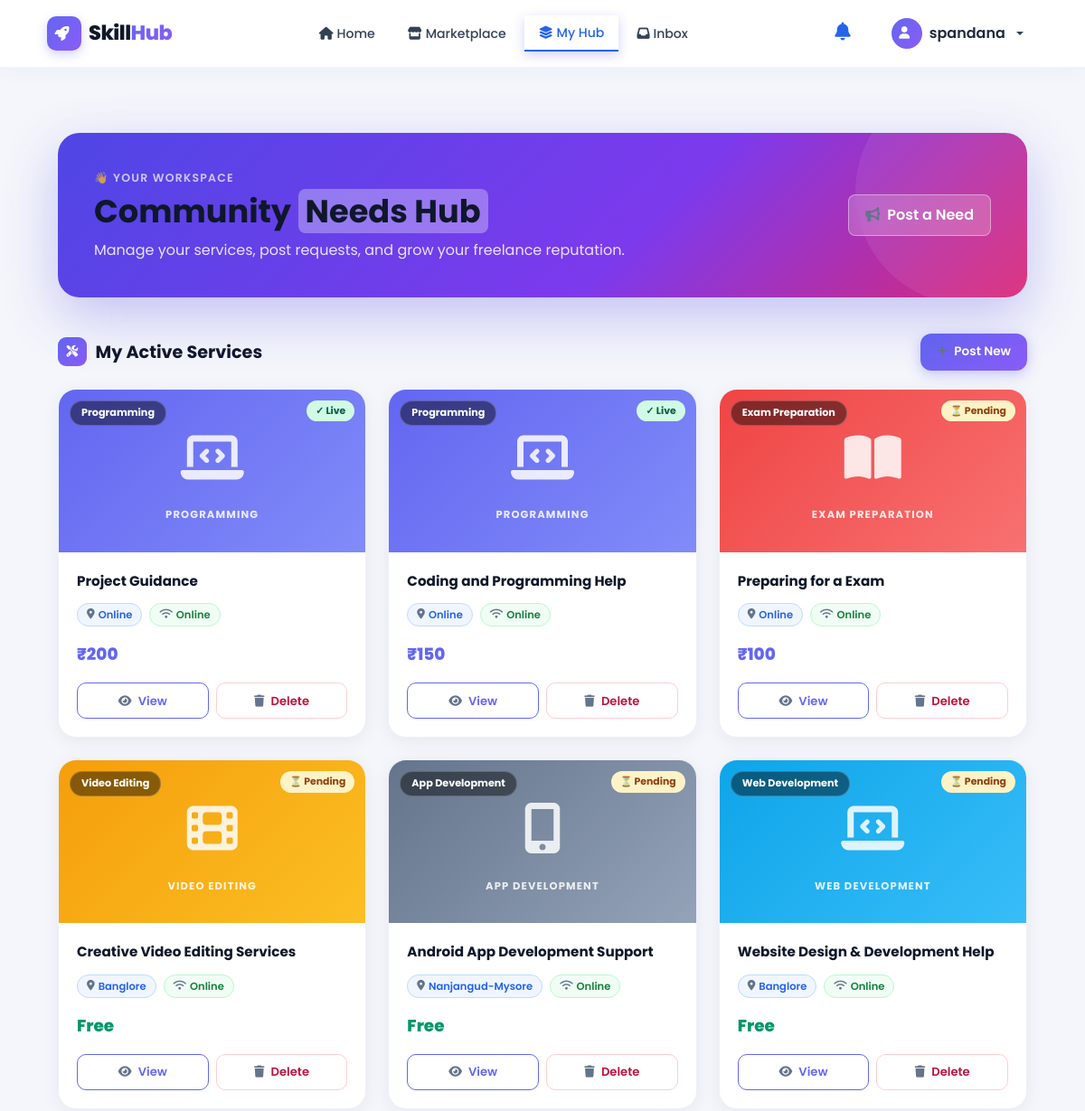
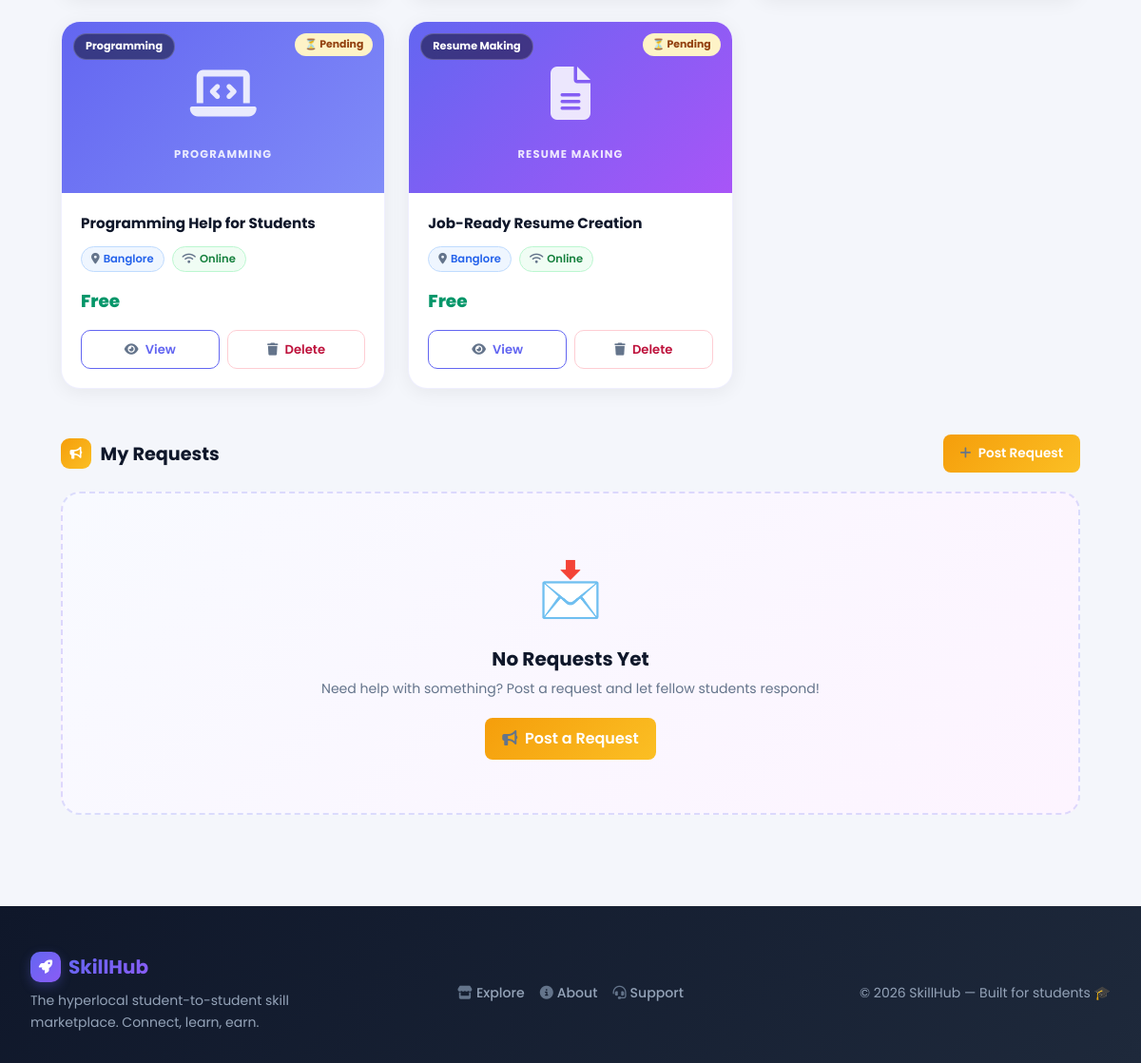
/hub/ (signed in), run on the app's committed database (2 pictures, top to bottom).
### skills/models.py (models this page shows, shortened)
class Service(models.Model):
    user = models.ForeignKey(User, on_delete=models.CASCADE, related_name='services')
    title = models.CharField(max_length=200)
    description = models.TextField()
    category = models.CharField(max_length=50, choices=CATEGORY_CHOICES)
    image = models.ImageField(upload_to='service_images/', blank=True, null=True)
    payment_type = models.CharField(max_length=20, choices=PAYMENT_TYPE_CHOICES)
    price = models.DecimalField(max_digits=10, decimal_places=2, null=True, blank=True)
    location = models.CharField(max_length=100, choices=LOCATION_CHOICES, help_text="City where this service is available")
    service_type = models.CharField(max_length=20, choices=SERVICE_TYPE_CHOICES, default='Online', help_text="Online or Offline delivery")
    payment_method = models.CharField(max_length=50, choices=PAYMENT_METHOD_CHOICES, default='cash')
    delivery_time = models.CharField(max_length=50, choices=DELIVERY_CHOICES, default='negotiable')
    custom_category = models.CharField(max_length=50, blank=True, null=True)
    is_approved = models.BooleanField(default=False)
    created_at = models.DateTimeField(auto_now_add=True)
    class Meta:
        ordering = ['-created_at']
    @property
    def avg_rating(self):
        if hasattr(self, '_avg_rating'):
            return self._avg_rating
        from django.db.models import Avg
        avg = self.reviews.aggregate(Avg('rating'))['rating__avg']
        return avg if avg else 0

### skills/views.py (the view)
# urls.py: path('hub/', views.my_hub, name='my_hub'),
@login_required
def my_hub(request):
    user_services = Service.objects.filter(user=request.user)
    user_requests = HelpRequest.objects.filter(user=request.user)
    return render(request, 'my_services.html', {
        'user_services': user_services,
        'user_requests': user_requests
    })

### templates/my_services.html (shortened to what this page needs)
{% extends 'base.html' %}
{% load static %}
{% block content %}
<div class="py-4">
    <div class="container">
        <div class="hub-hero" data-aos="fade-down">
            <div class="row align-items-center position-relative" style="z-index:2;">
                <div class="col-lg-8">
                    <p style="opacity:.7;font-size:.78rem;text-transform:uppercase;letter-spacing:.1em;font-weight:600;margin-bottom:.4rem;">👋 Your Workspace</p>
                    <h1>Community <span style="background:rgba(255,255,255,0.3);padding:0 8px;border-radius:8px;">Needs Hub</span></h1>
                    <p class="mb-0">Manage your services, post requests, and grow your freelance reputation.</p>
                </div>
                <div class="col-lg-4 text-lg-end mt-3 mt-lg-0">
                    <a href="{% url 'post_request' %}" class="btn" style="background:rgba(255,255,255,0.2);backdrop-filter:blur(10px);border:1.5px solid rgba(255,255,255,0.4);color:white;border-radius:14px;font-weight:700;padding:.75rem 1.75rem;">
                        <i class="fas fa-bullhorn me-2"></i>Post a Need
                    </a>
                </div>
            </div>
        </div>
        <div class="mb-5">
            <div class="section-head">
                <h3>
                    <div class="sh-icon" style="background:linear-gradient(135deg,#6366f1,#8b5cf6);">
                        <i class="fas fa-tools" style="color:white !important;font-size:.8rem;"></i>
                    </div>
                    My Active Services
                </h3>
                <a href="{% url 'post_service' %}" class="btn btn-gradient-primary btn-sm">
                    <i class="fas fa-plus me-1"></i> Post New
                </a>
            </div>
            <div class="row g-4">
                {% for service in user_services %}
                <div class="col-md-6 col-lg-4" data-aos="fade-up" data-aos-delay="{{ forloop.counter0 }}0">
                    <div class="srv-card">
                        <div class="srv-img-area
                            {% if service.category == 'programming' %}cat-prog
                            {% elif service.category == 'web_dev' %}cat-web
                            {% elif service.category == 'graphic_design' %}cat-design
                            {% elif service.category == 'video_editing' %}cat-video
                            {% elif service.category == 'tutoring' %}cat-tutor
                            {% elif service.category == 'resume' %}cat-resume
                            {% elif service.category == 'exam_prep' %}cat-exam
                            {% else %}cat-other{% endif %}">
                            {% if service.image %}
                                <img src="{{ service.image.url }}" alt="{{ service.title }}">
                            {% else %}
                                <div class="cat-illustration">
                                    <span class="cat-icon">
                                        <i class="fas
                                        {% if service.category == 'programming' or service.category == 'web_dev' %}fa-laptop-code
                                        {% elif service.category == 'graphic_design' %}fa-paint-brush
                                        {% elif service.category == 'video_editing' %}fa-film
                                        {% elif service.category == 'tutoring' %}fa-chalkboard-teacher
                                        {% elif service.category == 'resume' %}fa-file-alt
                                        {% elif service.category == 'exam_prep' %}fa-book-open
                                        {% elif service.category == 'writing' %}fa-pen-nib
                                        {% elif service.category == 'app_dev' %}fa-mobile-alt
                                        {% else %}fa-star{% endif %}"></i>
                                    </span>
                                    <span class="cat-label">{{ service.get_category_display }}</span>
                                </div>
                            {% endif %}
                            <span class="srv-cat-badge">{{ service.get_category_display }}</span>
                            {% if service.is_approved %}
                                <span class="srv-status approved">✓ Live</span>
                            {% else %}
                                <span class="srv-status pending">⏳ Pending</span>
                            {% endif %}
                        </div>
                        <div class="srv-body">
                            <div class="srv-title">{{ service.title }}</div>
                            <div class="srv-meta">
                                {% if service.location %}
                                <span class="srv-meta-pill pill-blue"><i class="fas fa-map-marker-alt"></i> {{ service.location }}</span>
                                {% endif %}
                                {% if service.service_type == 'Online' %}
                                <span class="srv-meta-pill pill-green"><i class="fas fa-wifi"></i> Online</span>
                                {% elif service.service_type == 'Offline' %}
                                <span class="srv-meta-pill pill-red"><i class="fas fa-map-pin"></i> Offline</span>
                                {% endif %}
                            </div>
                            <div class="srv-price">
                                {% if service.payment_type == 'free' %}
                                    <span style="color:#059669;">Free</span>
                                {% elif service.payment_type == 'paid' %}
                                    ₹{{ service.price|floatformat:0 }}
                                {% else %}
                                    <span style="color:#0ea5e9;">Negotiable</span>
                                {% endif %}
                            </div>
                            <div class="srv-actions">
                                <a href="{% url 'service_detail' service.pk %}" class="btn-view">
                                    <i class="fas fa-eye me-1"></i> View
                                </a>
                                <a href="{% url 'delete_service' service.pk %}" class="btn-del" onclick="return confirm('Delete this service?')">
                                    <i class="fas fa-trash me-1"></i> Delete
                                </a>
                            </div>
                        </div>
                    </div>
                </div>
                {% endfor %}
            </div>
        </div>
        <div class="mb-4">
            <div class="section-head">
                <h3>
                    <div class="sh-icon" style="background:linear-gradient(135deg,#f59e0b,#fbbf24);">
                        <i class="fas fa-bullhorn" style="color:white !important;font-size:.8rem;"></i>
                    </div>
                    My Requests
                </h3>
                <a href="{% url 'post_request' %}" class="btn btn-sm" style="background:linear-gradient(135deg,#f59e0b,#fbbf24);color:white;border:none;border-radius:10px;font-weight:600;">
                    <i class="fas fa-plus me-1"></i> Post Request
                </a>
            </div>
            <div class="row g-4">
                {% for req in user_requests %}
                <div class="col-md-6 col-lg-4" data-aos="fade-up" data-aos-delay="{{ forloop.counter0 }}0">
                    <div class="req-card">
                        <div class="req-cat-badge">
                            <i class="fas fa-tag"></i> {{ req.get_category_display }}
                        </div>
                        <h5 style="font-family:'Poppins',sans-serif;font-weight:700;font-size:.95rem;color:#0f172a;margin-bottom:.75rem;">{{ req.title }}</h5>
                        <div class="mt-auto pt-3 d-flex justify-content-between align-items-center" style="border-top:1px solid #f1f5f9;">
                            <span style="font-size:.72rem;color:#64748b;"><i class="fas fa-calendar me-1"></i>Posted {{ req.created_at|date:"M d" }}</span>
                            <span style="font-size:.72rem;font-weight:700;color:#d97706;"><i class="fas fa-satellite-dish me-1"></i>Live</span>
                        </div>
                    </div>
                </div>
                {% empty %}
                <div class="col-12">
                    <div class="empty-modern" data-aos="fade-up">
                        <span class="em-icon">📩</span>
                        <h5>No Requests Yet</h5>
                        <p>Need help with something? Post a request and let fellow students respond!</p>
                        <a href="{% url 'post_request' %}" class="btn rounded-pill px-4" style="background:linear-gradient(135deg,#f59e0b,#fbbf24);color:white;font-weight:700;border:none;">
                            <i class="fas fa-bullhorn me-1"></i> Post a Request
                        </a>
                    </div>
                </div>
                {% endfor %}
            </div>
        </div>
    </div>
</div>
{% endblock %}

### templates/base.html (shortened to what this page needs)
{% load static %}
<!DOCTYPE html>
<html lang="en">
<head>
    <link href="https://cdn.jsdelivr.net/npm/bootstrap@5.3.2/dist/css/bootstrap.min.css" rel="stylesheet">
    <link rel="stylesheet" href="https://cdnjs.cloudflare.com/ajax/libs/font-awesome/6.4.2/css/all.min.css">
    <link href="https://unpkg.com/aos@2.3.1/dist/aos.css" rel="stylesheet">
    <link rel="stylesheet" href="{% static 'css/style.css' %}">
</head>
<body>
    <nav class="navbar navbar-expand-lg border-0 sticky-top" id="mainNavbar">
        <div class="container">
            <a class="navbar-brand d-flex align-items-center gap-2" href="{% url 'home' %}">
                <div class="brand-icon-wrap">
                    <i class="fas fa-rocket"></i>
                </div>
                <span class="brand-text">Skill<span class="brand-accent">Hub</span></span>
            </a>
            <div class="collapse navbar-collapse" id="navbarNav">
                <ul class="navbar-nav mx-auto align-items-center gap-lg-1">
                    <li class="nav-item">
                        <a class="nav-link nav-pill {% if request.path == '/' %}active{% endif %}" href="{% url 'home' %}"><i class="fas fa-home me-1"></i>Home</a>
                    </li>
                    <li class="nav-item">
                        <a class="nav-link nav-pill {% if request.path == '/services/' %}active{% endif %}" href="{% url 'services' %}"><i class="fas fa-store me-1"></i>Marketplace</a>
                    </li>
                    {% if user.is_authenticated %}
                    <li class="nav-item">
                        <a class="nav-link nav-pill {% if request.path == '/hub/' %}active{% endif %}" href="{% url 'my_hub' %}"><i class="fas fa-layer-group me-1"></i>My Hub</a>
                    </li>
                    <li class="nav-item">
                        <a class="nav-link nav-pill {% if request.path == '/inbox/' %}active{% endif %}" href="{% url 'inbox' %}"><i class="fas fa-inbox me-1"></i>Inbox</a>
                    </li>
                    {% endif %}
                </ul>
                <ul class="navbar-nav align-items-center gap-2">
                    {% if user.is_authenticated %}
                        <li class="nav-item">
                            <a href="{% url 'inbox' %}" class="nav-link position-relative px-2" title="Notifications">
                                <i class="fas fa-bell fs-5" style="color:#6366f1;"></i>
                            </a>
                        </li>
                        <li class="nav-item dropdown">
                            <a class="nav-link dropdown-toggle d-flex align-items-center gap-2 user-nav-btn" href="#" id="userNav" role="button" data-bs-toggle="dropdown">
                                <div class="user-avatar-nav">
                                    <i class="fas fa-user"></i>
                                </div>
                                <span class="fw-semibold d-none d-md-inline" style="color:#1e293b;">{{ user.username }}</span>
                            </a>
                        </li>
                    {% endif %}
                </ul>
            </div>
        </div>
    </nav>
    <div class="container my-5" style="min-height: 70vh;">
        {% block content %}{% endblock %}
    </div>
    <footer class="site-footer mt-auto">
        <div class="container">
            <div class="row align-items-center gy-4">
                <div class="col-lg-4">
                    <div class="d-flex align-items-center gap-2 mb-2">
                        <div class="brand-icon-wrap" style="width:32px;height:32px;font-size:0.9rem;"><i class="fas fa-rocket"></i></div>
                        <span class="fw-bold fs-5" style="background:linear-gradient(135deg,#6366f1,#8b5cf6);-webkit-background-clip:text;-webkit-text-fill-color:transparent;">SkillHub</span>
                    </div>
                    <p class="text-secondary small mb-0">The hyperlocal student-to-student skill marketplace. Connect, learn, earn.</p>
                </div>
                <div class="col-lg-4 text-center">
                    <div class="d-flex justify-content-center gap-3">
                        <a href="{% url 'services' %}" class="footer-link"><i class="fas fa-store me-1"></i>Explore</a>
                        <a href="{% url 'about' %}" class="footer-link"><i class="fas fa-info-circle me-1"></i>About</a>
                        <a href="{% url 'contact' %}" class="footer-link"><i class="fas fa-headset me-1"></i>Support</a>
                    </div>
                </div>
                <div class="col-lg-4 text-lg-end">
                    <p class="text-secondary small mb-0">&#169; {% now "Y" %} SkillHub &mdash; Built for students 🎓</p>
                </div>
            </div>
        </div>
    </footer>
</body>
</html>

### data on the page
Service: category "PROGRAMMING", category "Programming", is_approved "✓ Live", title "Project Guidance", location "Online", service_type "Online" (drawn), price "200"
Service: category "PROGRAMMING", category "Programming", is_approved "✓ Live", title "Coding and Programming Help", location "Online", service_type "Online" (drawn), price "150"
Service: category "EXAM PREPARATION", category "Exam Preparation", is_approved "⏳ Pending", title "Preparing for a Exam", location "Online", service_type "Online" (drawn), price "100"
Service: category "VIDEO EDITING", category "Video Editing", is_approved "⏳ Pending", title "Creative Video Editing Services", location "Banglore", service_type "Online" (drawn), payment_type "Free"
Service: category "APP DEVELOPMENT", category "App Development", is_approved "⏳ Pending", title "Android App Development Support", location "Nanjangud-Mysore", service_type "Online" (drawn), payment_type "Free"
Service: category "WEB DEVELOPMENT", category "Web Development", is_approved "⏳ Pending", title "Website Design & Development Help", location "Banglore", service_type "Online" (drawn), payment_type "Free"
Service: category "PROGRAMMING", category "Programming", is_approved "⏳ Pending", title "Programming Help for Students", location "Banglore", service_type "Online" (drawn), payment_type "Free"
Service: category "RESUME MAKING", category "Resume Making", is_approved "⏳ Pending", title "Job-Ready Resume Creation", location "Banglore", service_type "Online" (drawn), payment_type "Free"

### other printed values
{{ user.username }} "spandana"
